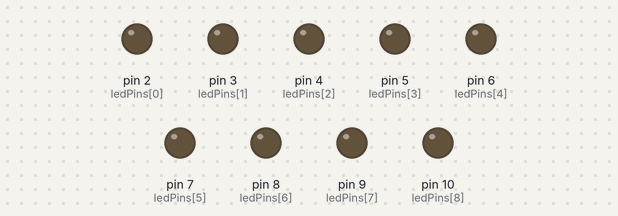
Bench run of a sketch on a simulated Arduino Uno, built with avr-gcc and run on an emulated ATmega328P. On the bench: output pins drawn as LEDs (lit = HIGH). Random numbers use the default seed unless the sketch sets one.

Above: at 4.5 s.
At 5.6 s:
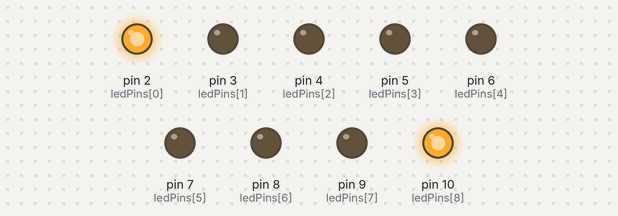
At 8.1 s:
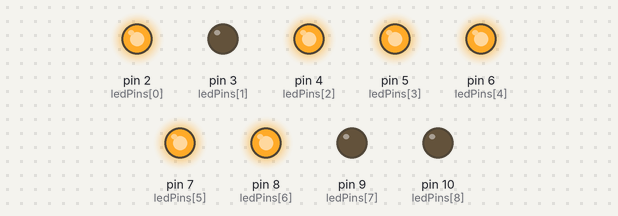
At 17.1 s:
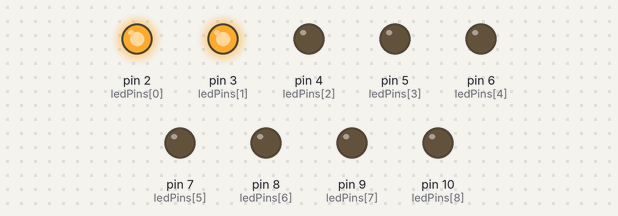
At 26.1 s:
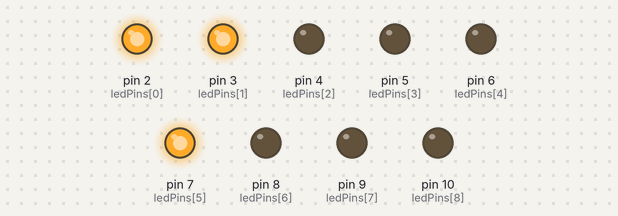
At 35.1 s:
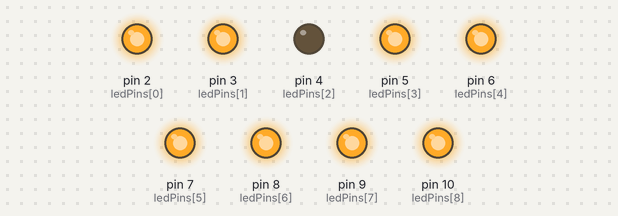
Timing chart, 0 to 40.0 s (numbered marks = the images above):
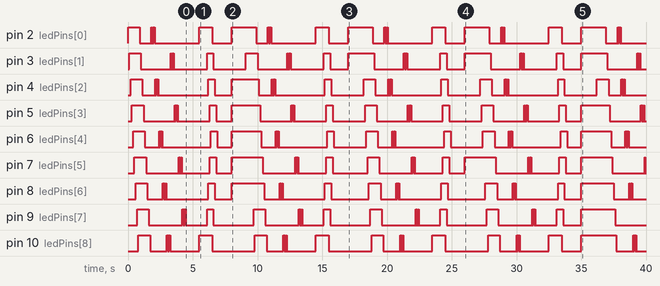

The sketch:

ingenious_migelo_snaget1.ino
```cpp
const int ledPins[] = {2, 3, 4, 5, 6, 7, 8, 9, 10};
const int numLeds = sizeof(ledPins) / sizeof(ledPins[0]);
int timer= 100;
void setup() {
// Initialize all LED pins as outputs
for (int i = 0; i < numLeds; i++) {
pinMode(ledPins[i], OUTPUT);
}
randomSeed(analogRead(A0)); // Seed the random number generator for randomness
}

void loop() {

for(int thisPin = 2; thisPin <= 10; thisPin++){
digitalWrite(thisPin, HIGH);
delay(timer);
}
for(int thisPin = 2; thisPin <= 10; thisPin++){
digitalWrite(thisPin, LOW);
delay(timer);
}

for (int i = 0; i < numLeds; i++) {
if (ledPins[i] % 2 == 0) { // Even pins
for (int j = 0; j < 3; j++) {
digitalWrite(ledPins[i], HIGH);
delay(50);
digitalWrite(ledPins[i], LOW);
delay(50);
}
}
}

// Turn on and off LEDs on odd-numbered pins
for (int i = 0; i < numLeds; i++) {
if (ledPins[i] % 2 != 0) { // Odd pins
for (int j = 0; j < 3; j++) {
digitalWrite(ledPins[i], HIGH);
delay(50);
digitalWrite(ledPins[i], LOW);
delay(50);
}
}
}

delay(1000);

digitalWrite(ledPins[0], HIGH);
digitalWrite(ledPins[numLeds - 1], HIGH);
delay(500);

// Move LEDs from the outer edges towards the center--c
int start = 0;
int end = numLeds - 1;
while (start <= end) {
digitalWrite(ledPins[start], HIGH);
digitalWrite(ledPins[end], HIGH);
delay(100);
start++;
end--;
}

// Turn off LEDs from the inner to the outer
start = 0;
end = numLeds - 1;
while (start <= end) {
digitalWrite(ledPins[start], LOW);
digitalWrite(ledPins[end], LOW);
delay(100);
start++;
end--;
}

delay(1000); // Pause before starting the next task--d

// Task d: Randomly turn LEDs on or off
for (int i = 0; i < numLeds; i++) {
if (random(0, 2) == 0) {
digitalWrite(ledPins[i], HIGH);
} else {
digitalWrite(ledPins[i], LOW);
}
}

delay(1000); // Wait a second before repeating the entire loop
}
```

Measured:
- by itself, pin 2 (ledPins[0]): repeats every 9.0 s: LOW 0.90 s, 2 × (HIGH 0.05 s, LOW 0.05 s), HIGH 0.05 s, LOW 3.5 s, HIGH 1.0 s, LOW 1.5 s, HIGH 1.9 s
